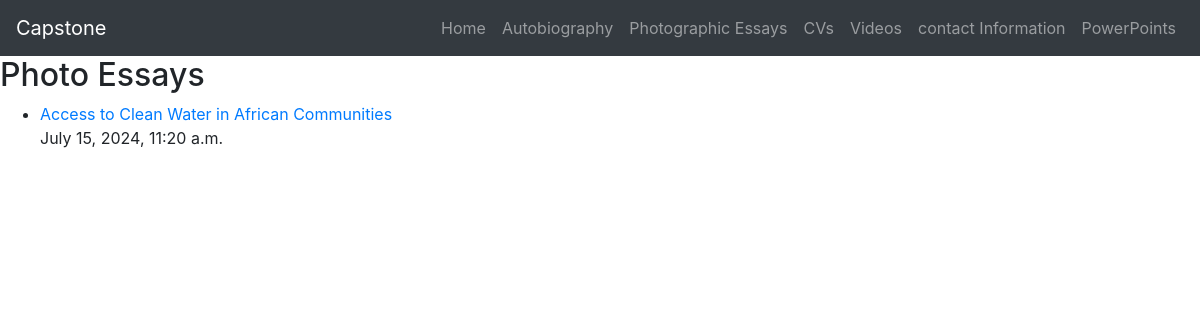
The page /photography/ on the database its author committed.
### photography/models.py (models this page shows, shortened)
class PhotoEssay(models.Model):
    title = models.CharField(max_length=100)
    content = RichTextUploadingField(null=True,blank=True)
    date_posted = models.DateTimeField(auto_now_add=True)
    file = models.FileField(upload_to='photo_essays/', null=True, blank=True)

### photography/views.py (the view)
# urls.py: path('', views.photo_essay_list, name='photo_essays'),
def photo_essay_list(request):
    photo_essays = PhotoEssay.objects.all()
    return render(request, 'photography/photo_essay_list.html', {'photo_essays': photo_essays})

### templates/photography/photo_essay_list.html (shortened to what this page needs)
{% extends "core/base.html" %}
{% block content %}
  <h2>Photo Essays</h2>
  <ul>
    {% for photo_essay in photo_essays %}
      <li>
        <a href="{% url 'photo_essay_detail' photo_essay.pk %}">{{ photo_essay.title }}</a>
        <p>{{ photo_essay.date_posted }}</p>
      </li>
    {% endfor %}
  </ul>
{% endblock %}

### rows shown on the page
PhotoEssay: title "Access to Clean Water in African Communities", date_posted "July 15, 2024, 11:20 a.m."
